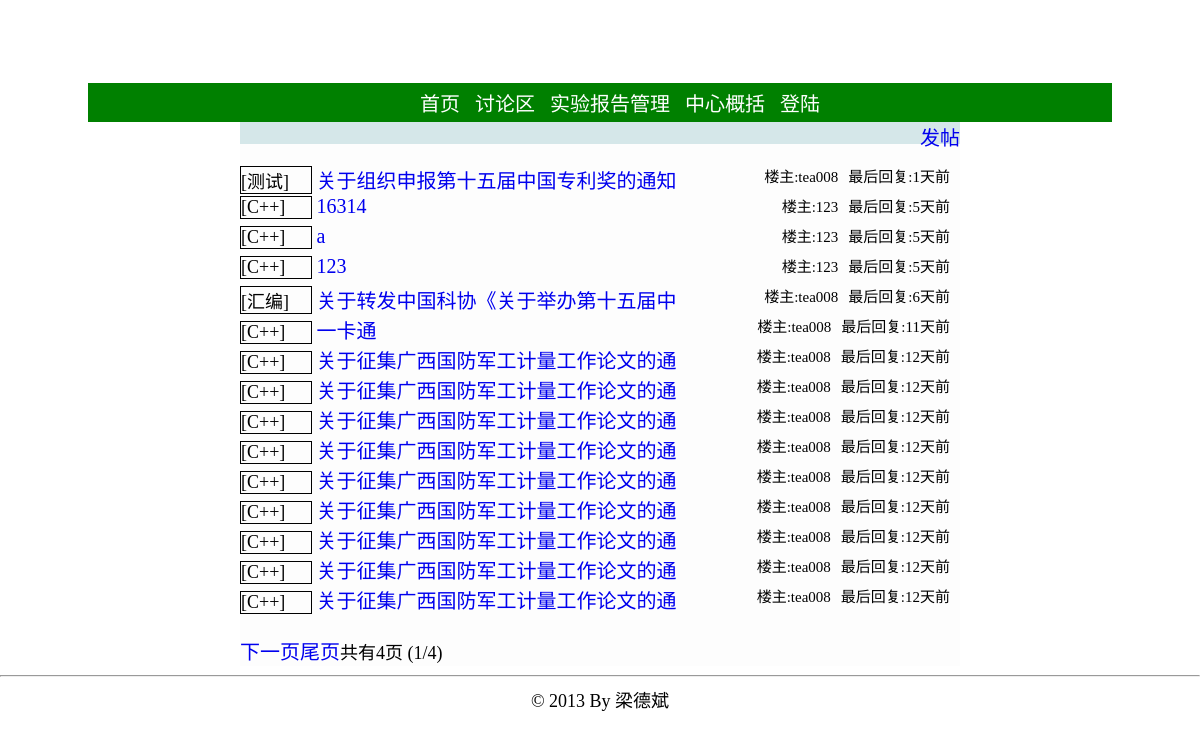
The app's page /bbs.php with its own data.
### tables this page shows
CREATE TABLE `topic` (
  `post_id` int(11) NOT NULL AUTO_INCREMENT,
  `sort` varchar(4) DEFAULT NULL,
  `title` varchar(80) NOT NULL,
  `author` varchar(12) DEFAULT NULL,
  `body` varchar(1000) NOT NULL,
  `post_time` datetime DEFAULT NULL,
  `last_floor` int(11) DEFAULT NULL,
  `last_reply_time` datetime DEFAULT NULL,
  `visible` tinyint(4) DEFAULT NULL,
  `enable_post` tinyint(4) DEFAULT NULL,
  `top` tinyint(4) DEFAULT NULL,
  PRIMARY KEY (`post_id`)
);

CREATE TABLE `sort` (
  `id` int(11) NOT NULL AUTO_INCREMENT,
  `name` varchar(10) DEFAULT NULL,
  PRIMARY KEY (`id`)
);

### bbs.php (the view, shortened to what this page needs)
<!DOCTYPE html PUBLIC "-//W3C//DTD XHTML 1.0 Transitional//EN" "http://www.w3.org/TR/xhtml1/DTD/xhtml1-transitional.dtd">
<html>
<head>
<link rel="stylesheet" type="text/css" href="./static/css/global.css"></link>
</head>
<?php
include './config.php';
$now = date ( "Y-m-d G:i:s" );
?>
<div style="background-image:url(./static/image/topback.jpg);width:1024px;height:80px;margin-left: auto; margin-right: auto;"></div>
<div class="sep3"></div>
<div class="nav">
	<ul class="nav_mid" >
		<li><a href="./index.php" class="font_white">首页</a></li>
		<li><a href="./bbs.php" class="font_white">讨论区</a></li>
		<li><a href="./report.php" class="font_white">实验报告管理</a></li>
			<li><a href="./about_center.php" class="font_white">中心概括</a></li>
			<?php
			if (! isset ( $_SESSION ['user'] ) || NULL == $_SESSION ['user']) {
				echo "<li><a href='./login.php' class='font_white'>登陆</a></li>";
			} else {
				echo "<li><a href='./login.php?action=logout' class='font_white'>退出</a></li>";
			}
			?>
		</ul>
</div>
<div id='topMain'>
<?php
if (isset ( $_REQUEST ['topic'] )) {
	echo "<span style='height:30px;'>";
	echo "<a href=./bbs.php style=''>首页</a>";
	echo "</span>";
	$post_id = $_REQUEST ['topic'];
	$queryStr = sprintf ( "select  *  from topic,sort where post_id='%s' and topic.sort=sort.id", $post_id );
	$result = mysql_query ( $queryStr, $conn ) or die ( "查询失败:" . mysql_error () );
	if ($rel = mysql_fetch_array ( $result )) {
		echo "<span>>{$rel['name']}</span><br />";
		echo "<span class=post_title>{$rel['title']}</span>";
		echo "<br /><span style='font-size:16px;'>By {$rel['author']}</span>";
		echo "<span style='margin-left:50px;'>发表时间:{$rel['post_time']}<span>";
		echo '<hr />';
		echo '<div class=sep10></div>';
		echo '<pre style="width:720px;">';
		echo htmlspecialchars(stripslashes($rel ['body']));
		echo '</pre>';
		echo '<hr />';
		$page_size = 10;
		if (isset ( $_GET ['reply_page'] )) {
			$reply_page = intval ( $_GET ['reply_page'] );
		}
		else {
			$reply_page = 1;
		}
		$queryStr = sprintf ( "select  count(reply_id)  from reply where post_id='%s'", $post_id );
		$result2 = mysql_query ( $queryStr, $conn ) or die ( "查询失败:" . mysql_error () );
		$rel2 = mysql_fetch_array ( $result2 );
		$numrows = $rel2 [0];
		$reply_pages = intval ( $numrows / $page_size );
		if ($numrows % $page_size) {
			$reply_pages ++;
		}
		$prev = $reply_page - 1;
		$next = $reply_page + 1;
		$offset = $page_size * ($reply_page - 1);
		$queryStr = sprintf ( "select  *  from reply where post_id='%s'  order by floor asc limit %s,%s", $post_id, $offset, $page_size );
		$result3 = mysql_query ( $queryStr, $conn ) or die ( "查询失败:" . mysql_error () );
		if ($rel3 = mysql_fetch_array ( $result3 )) {
			do {
				echo '<div class=bg_color></div>';
				echo "<div class=author>";
				echo "<span >By {$rel3['author']}&nbsp&nbsp&nbsp&nbsp</span>";
				echo "<span >发表时间:{$rel3['reply_time']}&nbsp&nbsp&nbsp&nbsp<span>";
				echo "<span style='float:right;'>{$rel3['floor']}楼<span>";
				echo "</div>";
				echo "<pre>";
				echo htmlspecialchars(stripslashes($rel3['body']));
				echo "</pre>";
			} while ( $rel3 = mysql_fetch_array ( $result3 ) );
			echo '<br />';
			if ($reply_page > 1) {
				echo "<a href=./bbs.php?topic={$post_id}&reply_page=1>首页</a>";
				echo "<a href=./bbs.php?topic={$post_id}&reply_page={$prev}>上一页</a>";
			}
			if ($reply_page < $reply_pages) {
				echo "<a href=./bbs.php?topic={$post_id}&reply_page={$next}>下一页</a>";
				echo "<a href=./bbs.php?topic={$post_id}&reply_page={$reply_pages}>尾页</a>";
			}
			echo "共有{$reply_pages}页 ({$reply_page}/{$reply_pages})";
		} else {
		}
		echo '<div class=bg_color></div>';
		echo '<br />回复楼主<br />';
		echo "<form method='get' action='./bbs/post_deal.php'>";
		echo "<textarea name=reply_body cols=87 rows=5 style='width:720;height:80;'></textarea>";
		echo '<br />';
		echo "<input type=hidden name=action value=reply_post></input>";
		echo "<input type=hidden name=post_id value={$post_id}></input>";
		echo "<input class=button type=submit value=回帖></input>";
		echo '</form>';
	}
	else {
		echo '<br /><br />帖子不存在';
	}
}
else {
	echo "<span style='float:right;'><a href=./bbs/post.php?action=new_post>发帖</a></span>";
	echo "<div class=bg_color></div>";
	$page_size = 15;
	if (isset ( $_GET ['page'] )) {
		$page = intval ( $_GET ['page'] );
	}
	else {
		$page = 1;
	}
	$queryStr = sprintf ( "select  count(post_id)  from topic" );
	$result = mysql_query ( $queryStr, $conn ) or die ( "查询失败:" . mysql_error () );
	$rel = mysql_fetch_array ( $result );
	$numrows = $rel [0];
	$pages = intval ( $numrows / $page_size );
	if ($numrows % $page_size) {
		$pages ++;
	}
	$next = $page + 1;
	$offset = $page_size * ($page - 1);
	$queryStr = sprintf ( "select  post_id,sort,title,author,post_time,last_reply_time,last_floor,name  from topic,sort where visible='0' and topic.sort=sort.id  order by last_reply_time desc limit %s,%s", $offset, $page_size );
	$result = mysql_query ( $queryStr, $conn ) or die ( "查询失败:" . mysql_error () );
	if ($rel = mysql_fetch_array ( $result )) {
		echo '<br />';
		do {
			echo "<div class=bbs_topic_list>";
			echo "<span class=bbs_topic_list_sort >[{$rel['name']}]</span>";
			echo "<span class='title' >&nbsp<a href=./bbs.php?topic={$rel['post_id']}>";
			echo mb_substr($rel['title'], 0,18,'utf-8');
            echo "</a></span>";
			echo "<span style='float:right;font-size:15px;margin-right:10px'>最后回复:";
            $last_reply =  strtotime($now)-strtotime($rel['last_reply_time']) ;
            if ($last_reply<60)
            {
            	echo $last_reply;
            	echo '秒前';
            }
            else if ($last_reply<3600)
            {
            	echo floor($last_reply/60);
            	echo '分钟前';
            }
            else if ($last_reply<86400)
            {
            	echo floor($last_reply/3600);
            	echo '小时前';
            }
            else
           {
            	echo floor($last_reply/86400);
            	echo '天前';
            }
            echo "</span>";
			echo "<span style='float:right;font-size:15px;margin-right:10px'>楼主:{$rel['author']}</span>";
			echo '</div>';
		} while ( $rel = mysql_fetch_array ( $result ) );
	} else {
		echo '暂时还没有帖子';
	}
	echo '<br />';
	echo "<div style='height:30px;'>";
	if ($page < $pages) {
		echo "<a href=./bbs.php?page={$next}>下一页</a>";
		echo "<a href=./bbs.php?page={$pages}>尾页</a>";
	}
	echo "共有{$pages}页 ({$page}/{$pages})";
	echo "</div>";
}
?>
</div>
<div style="clear: both; text-align: center;">
	<hr />
	© 2013 By 梁德斌
</div>
</html>

### static/css/global.css (style rules this page uses)
#topMain { width: 720px; height: 40px; text-align: left; margin-left: auto; margin-right: auto; margin-bottom: 0px; margin-top: 0px; height:auto; background-color:rgb(253,253,253); }
a { text-decoration:none; }
.sep3 { height: 3px; }
a { font-size:20px; }
.bg_color { height:22px; background-color:rgb(213, 231, 233); }
.nav { margin-left: auto; margin-right: auto; width: 1024px; text-align: center; background-color:green; }
ul { font-size:20px; list-style:none; }
ul.nav_mid { padding-top:5px; padding-bottom:5px; margin:0px; }
.nav_mid li { display:inline; height:inherit; margin:5px; }
.bbs_topic_list { min-height:30px; border-top:1px; border-bottom:1px; }
.bbs_topic_list_sort { display:inline-block; width:70px; border:1px; border-style:solid; }
.font_white { color:white; }

### records on screen
topic: sort.name "测试", title "关于组织申报第十五届中国专利奖的通知", floor($last_reply/86400) "1", author "tea008"
topic: sort.name "C++", title "16314", floor($last_reply/86400) "5", author "123"
topic: sort.name "C++", title "a", floor($last_reply/86400) "5", author "123"
topic: sort.name "C++", title "123", floor($last_reply/86400) "5", author "123"
topic: sort.name "汇编", title "关于转发中国科协《关于举办第十五届中", floor($last_reply/86400) "6", author "tea008"
topic: sort.name "C++", title "一卡通", floor($last_reply/86400) "11", author "tea008"
topic: sort.name "C++", title "关于征集广西国防军工计量工作论文的通", floor($last_reply/86400) "12", author "tea008"
topic: sort.name "C++", title "关于征集广西国防军工计量工作论文的通", floor($last_reply/86400) "12", author "tea008"
topic: sort.name "C++", title "关于征集广西国防军工计量工作论文的通", floor($last_reply/86400) "12", author "tea008"
topic: sort.name "C++", title "关于征集广西国防军工计量工作论文的通", floor($last_reply/86400) "12", author "tea008"
topic: sort.name "C++", title "关于征集广西国防军工计量工作论文的通", floor($last_reply/86400) "12", author "tea008"
topic: sort.name "C++", title "关于征集广西国防军工计量工作论文的通", floor($last_reply/86400) "12", author "tea008"
topic: sort.name "C++", title "关于征集广西国防军工计量工作论文的通", floor($last_reply/86400) "12", author "tea008"
topic: sort.name "C++", title "关于征集广西国防军工计量工作论文的通", floor($last_reply/86400) "12", author "tea008"
topic: sort.name "C++", title "关于征集广西国防军工计量工作论文的通", floor($last_reply/86400) "12", author "tea008"

### other values on screen
$pages "4"
$page "1"
